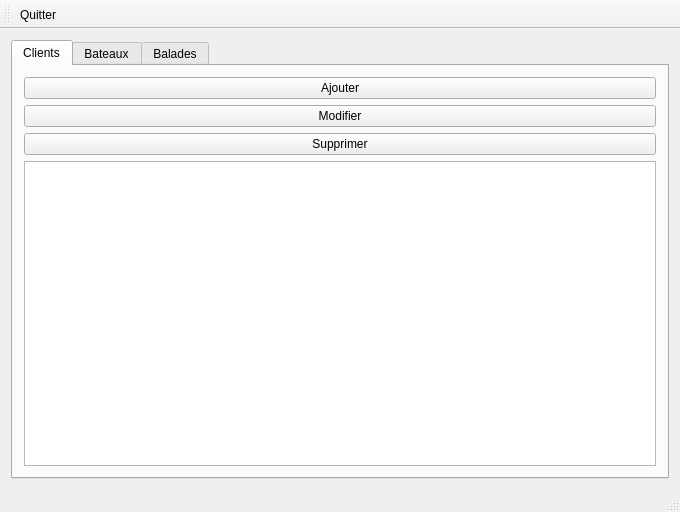
<?xml version="1.0" encoding="UTF-8"?>
<ui version="4.0">
 <class>MainWindow</class>
 <widget class="QMainWindow" name="MainWindow">
  <property name="geometry">
   <rect>
    <x>0</x>
    <y>0</y>
    <width>680</width>
    <height>512</height>
   </rect>
  </property>
  <property name="windowTitle">
   <string>Gestion de la flotte</string>
  </property>
  <widget class="QWidget" name="centralWidget">
   <layout class="QHBoxLayout" name="horizontalLayout">
    <item>
     <widget class="QTabWidget" name="Widgets">
      <property name="currentIndex">
       <number>0</number>
      </property>
      <widget class="QWidget" name="Clients">
       <attribute name="title">
        <string>Clients</string>
       </attribute>
       <layout class="QVBoxLayout" name="verticalLayout">
        <item>
         <widget class="QPushButton" name="Ajouter_C">
          <property name="text">
           <string>Ajouter</string>
          </property>
         </widget>
        </item>
        <item>
         <widget class="QPushButton" name="Modifier_C">
          <property name="text">
           <string>Modifier</string>
          </property>
         </widget>
        </item>
        <item>
         <widget class="QPushButton" name="Supprimer_C">
          <property name="text">
           <string>Supprimer</string>
          </property>
         </widget>
        </item>
        <item>
         <widget class="QTableView" name="VueClient"/>
        </item>
       </layout>
      </widget>
      <widget class="QWidget" name="Bateaux">
       <attribute name="title">
        <string>Bateaux</string>
       </attribute>
       <layout class="QVBoxLayout" name="verticalLayout_3">
        <item>
         <widget class="QPushButton" name="Ajouter_B">
          <property name="text">
           <string>Ajouter</string>
          </property>
         </widget>
        </item>
        <item>
         <widget class="QPushButton" name="pushButton_3">
          <property name="text">
           <string>Modifier</string>
          </property>
         </widget>
        </item>
        <item>
         <widget class="QPushButton" name="Supprimer_B">
          <property name="text">
           <string>Supprimer</string>
          </property>
         </widget>
        </item>
        <item>
         <widget class="QTableView" name="VueBateau"/>
        </item>
       </layout>
      </widget>
      <widget class="QWidget" name="Balades">
       <attribute name="title">
        <string>Balades</string>
       </attribute>
       <layout class="QVBoxLayout" name="verticalLayout_2">
        <item>
         <widget class="QPushButton" name="Ajouter_Bal">
          <property name="text">
           <string>Ajouter</string>
          </property>
         </widget>
        </item>
        <item>
         <widget class="QPushButton" name="Modifier_Bal">
          <property name="text">
           <string>Modifier</string>
          </property>
         </widget>
        </item>
        <item>
         <widget class="QPushButton" name="Supprimer_Bal">
          <property name="text">
           <string>Supprimer</string>
          </property>
         </widget>
        </item>
        <item>
         <widget class="QTableView" name="VueBalade"/>
        </item>
       </layout>
      </widget>
     </widget>
    </item>
   </layout>
  </widget>
  <widget class="QMenuBar" name="menuBar">
   <property name="geometry">
    <rect>
     <x>0</x>
     <y>0</y>
     <width>680</width>
     <height>21</height>
    </rect>
   </property>
  </widget>
  <widget class="QToolBar" name="mainToolBar">
   <attribute name="toolBarArea">
    <enum>TopToolBarArea</enum>
   </attribute>
   <attribute name="toolBarBreak">
    <bool>false</bool>
   </attribute>
   <addaction name="actionQuitter"/>
  </widget>
  <widget class="QStatusBar" name="statusBar"/>
  <action name="actionQuitter">
   <property name="text">
    <string>Quitter</string>
   </property>
  </action>
 </widget>
 <layoutdefault spacing="6" margin="11"/>
 <resources/>
 <connections>
  <connection>
   <sender>actionQuitter</sender>
   <signal>activated()</signal>
   <receiver>MainWindow</receiver>
   <slot>close()</slot>
   <hints>
    <hint type="sourcelabel">
     <x>-1</x>
     <y>-1</y>
    </hint>
    <hint type="destinationlabel">
     <x>339</x>
     <y>201</y>
    </hint>
   </hints>
  </connection>
 </connections>
</ui>
